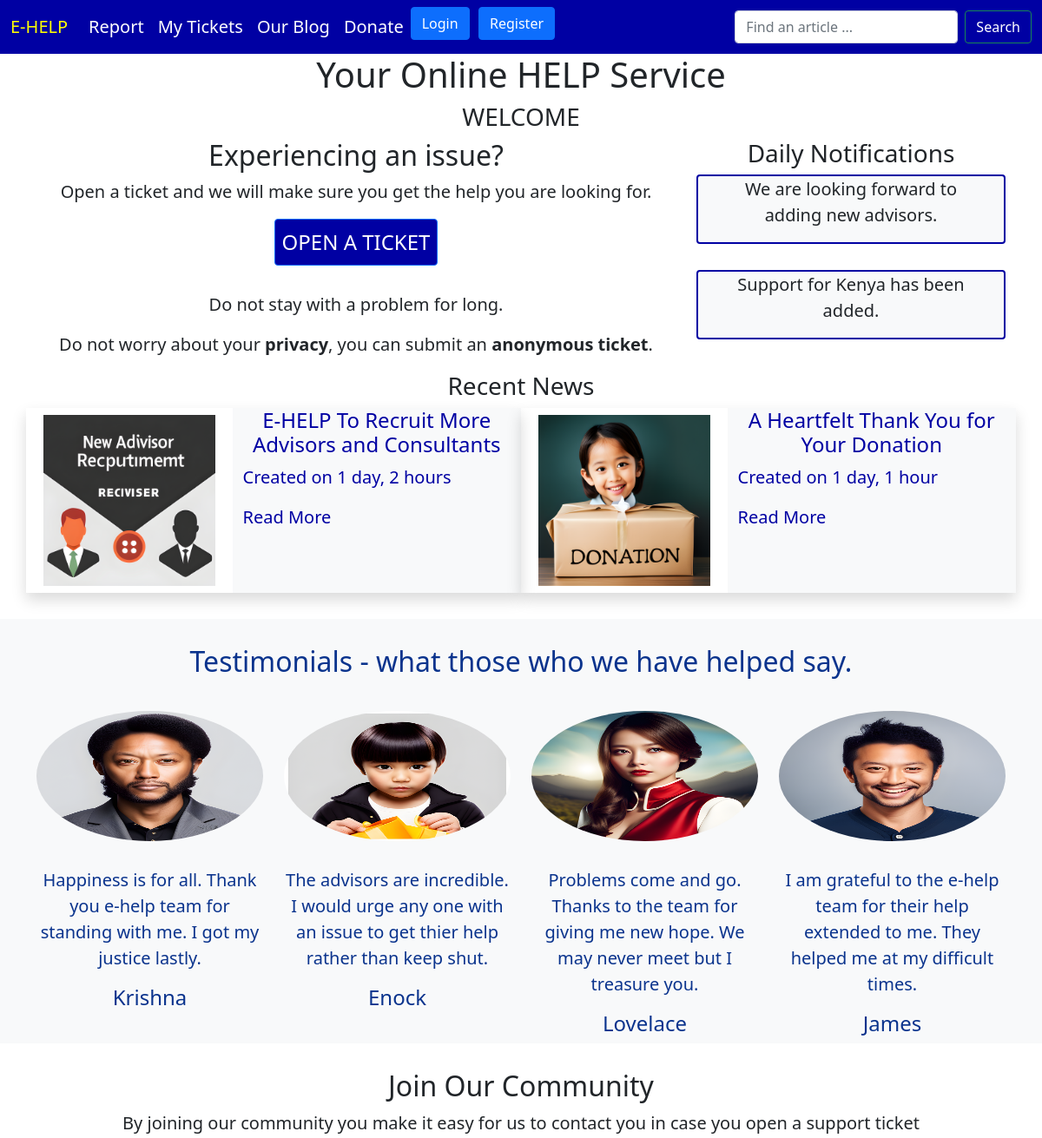
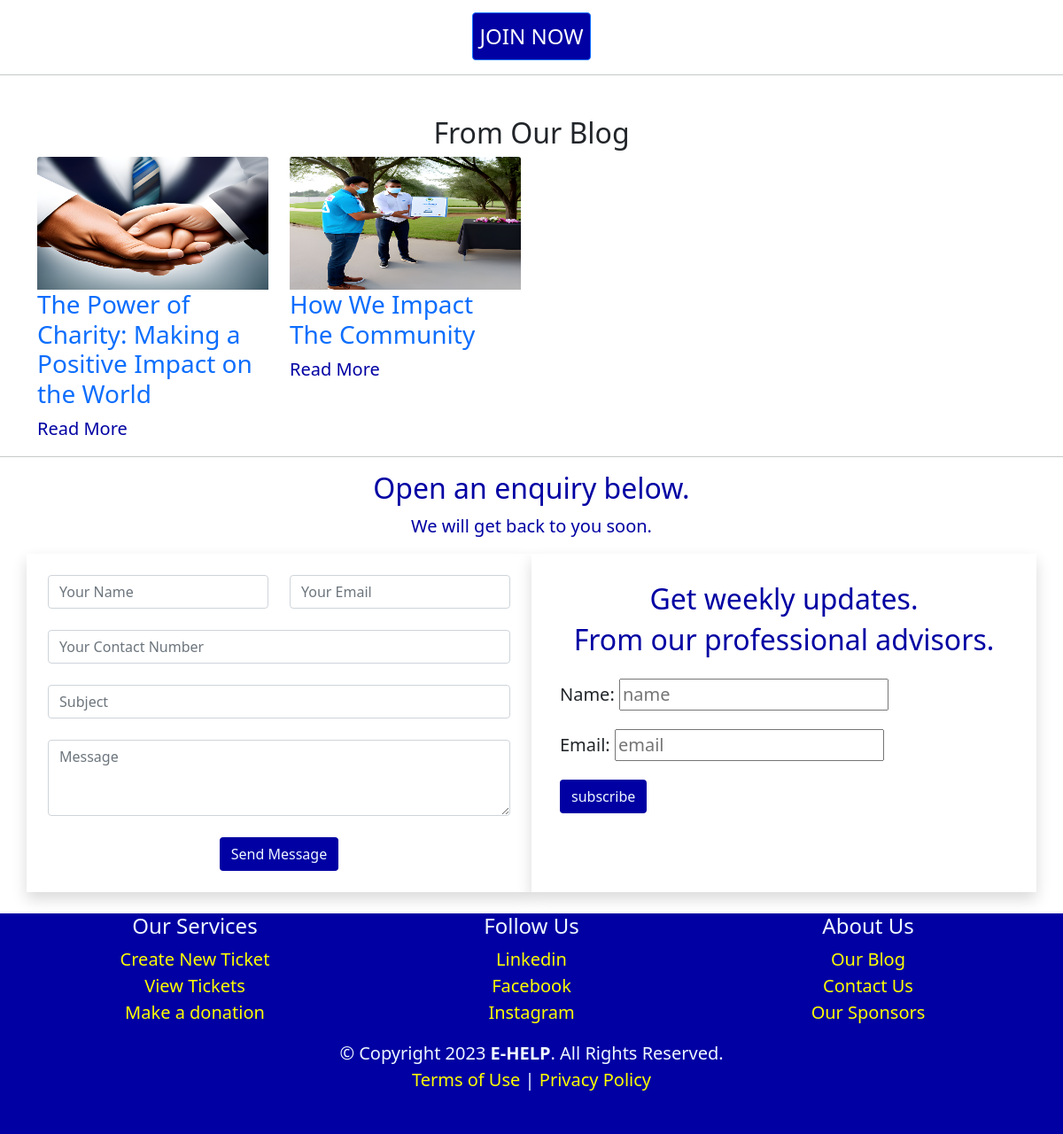
The page / on the database its author committed (2 pictures, top to bottom).
### core/models.py (models this page shows)
class Notifications(models.Model):
    created_by = models.ForeignKey(User, on_delete=models.CASCADE, null=True)
    content = models.TextField()
    date_created = models.DateField(auto_now_add=True)
    class Meta:
        ordering = ['-date_created']
        verbose_name_plural = 'notifications'

### blog/models.py (models this page shows, shortened)
class NewsArticle(models.Model):
    DRAFT = 'draft'
    PUBLISHED = 'published'
    STATUS = (
      (DRAFT, 'draft'),
      (PUBLISHED, 'published'),
    )
    title = models.CharField(max_length=230, unique=True)
    slug = models.CharField(max_length=300, unique=True)
    image_url = models.TextField(blank=True)
    image = models.ImageField(upload_to='uploads/', blank=True, null=True)
    alt = models.TextField(blank=True)
    content = models.TextField(blank=False)
    status = models.CharField(max_length=10, choices=STATUS, default=DRAFT)
    created_on = models.DateTimeField(auto_now_add=True)
    updated_on = models.DateTimeField(auto_now=True)
    keywords = models.TextField(blank=True)
    description = models.TextField(blank=True)
    views = models.IntegerField(default=0, blank=True, null=True)
    class Meta:
        ordering = ['-updated_on', '-created_on']
        verbose_name_plural = 'News Articles'

class Post(models.Model):
    DRAFT = 'draft'
    PUBLISHED = 'published'
    STATUS = (
      (DRAFT, 'draft'),
      (PUBLISHED, 'published'),
    )
    user = models.ForeignKey(User, on_delete=models.CASCADE)
    title = models.CharField(max_length=230, unique=True)
    slug = models.CharField(max_length=300, unique=True)
    image_url = models.TextField(blank=True)
    image = models.ImageField(upload_to='uploads/', blank=True, null=True)
    alt = models.CharField(max_length=30)
    content = models.TextField()
    status = models.CharField(max_length=10, choices=STATUS, default=DRAFT)
    created_on = models.DateTimeField(auto_now_add=True)
    updated_on = models.DateTimeField(auto_now=True)
    keywords = models.TextField(blank=True)
    description = models.TextField(blank=True)
    views = models.IntegerField(default=0, null=True, blank=True)
    class Meta:
        ordering = ['-updated_on', '-created_on']
        verbose_name_plural = 'posts'

### core/views.py (the view)
# urls.py: path('', views.blog_index, name='blog-index'),
def index(request):
    posts = Post.objects.filter(status=Post.PUBLISHED).order_by('?')[:4]
    newsarticles = NewsArticle.objects.filter(status=NewsArticle.PUBLISHED)[:2]
    notifications = Notifications.objects.filter(date_created=date.today())
    context = {
        'posts':posts,
        'newsarticles':newsarticles,
        'notifications':notifications,
    }
    return render(request, 'core/index.html', context)

### core/templates/core/index.html (shortened to what this page needs)
<!DOCTYPE html>
<html lang="en">
<head>
    <link href="https://cdn.jsdelivr.net/npm/bootstrap@5.0.2/dist/css/bootstrap.min.css" rel="stylesheet">
</head>
<body class="fs-5">
    {% include 'core/navbar.html' %}
    <h1 class="fs-1 text-center">Your Online HELP Service</h1>
    <h3 class="text-center">WELCOME</h3>
    <section>
    <div class="container">
        <div class="row">
            <div class="col-sm-8">
        <div class="container text-center">
             <h2>Experiencing an issue?</h2>
             <p>Open a ticket and we will make sure you get the help you are looking for.</p>
             <a href="{% url 'new-ticket' %}" class="btn rounded btn-primary fs-4 p-2" style="background:#0000A3">OPEN A TICKET</a>
             <br>
             <br>
             <p>Do not stay with a problem for long.</p>
             <p>Do not worry about your <strong>privacy</strong>, you can submit an <strong>anonymous ticket</strong>.</p>
        </div>
        </div>
        <div class="col-sm-4">
            <h3 class="text-center">Daily Notifications</h3>
              <div class="text-center">
                {% for notification in notifications %}
                <div class="container bg-light rounded" style="border: 2px solid #0000A3;">
                 <p>{{ notification.content }}</p>
                </div>
                <br>
                {% empty %}
                <p>No new notifications today.</p>
                {% endfor %}
              </div>
          </div>
        </div>
    </div>
    </section>
<section id="news">
  <div class="container">
    <h3 class="text-center">Recent News</h3>
    <div class="row">
      {% for newsarticle in newsarticles %}
      <div class="col-sm-6 shadow">
        <a href="{% url 'news-detail' newsarticle.slug %}" style="color:#0000A3" class="text-decoration-none" onMouseOver="this.style.color='#000000'"
                onMouseOut="this.style.color='#0000A3'">
        <div class="row rounded">
          <div class="col-sm-5">
            {% if newsarticle.image %}
            <img class="card-img-top rounded p-2" src="{{ newsarticle.image.url }}" alt="{{ newsarticle.alt }}"/>
            {% else %}
            <img class="card-img-top rounded p-2" src="{{ newsarticle.image_url }}" alt="{{ newsarticle.alt }}"/>
            {% endif %}
          </div>
          <div class="col-sm-7 bg-light">
            <h4 class="text-center">{{ newsarticle.title }}</h4>
            <p>Created on {{ newsarticle.created_on | timesince }}</p>
            <p class="card-text fs-5">Read More</p>
          </div>
        </div>
        </a>
      </div>
      <br>
      {% endfor %}
      </div>
    </div>
</section>
<br>
 <section>
    <div style="color:rgb(10, 51, 141)" class="bg-light">
      <br>
        <h2 class="text-center">Testimonials - what those who we have helped say.</h2>
        <br>
    <div class="container">
        <div class="row">
           <div class="col-sm-3 text-center">
            <img src="/media/uploads/krishna.png" height="150" class="card-img-top rounded-circle" alt="krishna">
            <br>
            <br>
            <p>Happiness is for all. Thank you e-help team for standing with me. I got my justice lastly.</p>
            <h4>Krishna</h4>
           </div>
           <div class="col-sm-3 text-center">
            <img src="/media/uploads/little-enock.png" height="150" class="card-img-top rounded-circle" alt="enock">
            <br>
            <br>
            <p>The advisors are incredible. I would urge any one with an issue to get thier help rather than keep shut.</p>
            <h4>Enock</h4>
           </div>
           <div class="col-sm-3 text-center">
            <img src="/media/uploads/lovelace.png" height="150" class="card-img-top rounded-circle" alt="Lovelace">
            <br>
            <br>
            <p>Problems come and go. Thanks to the team for giving me new hope. We may never meet but I treasure you.</p>
            <h4>Lovelace</h4>
           </div>
           <div class="col-sm-3 text-center">
            <img src="/media/uploads/james.png" height="150" class="card-img-top rounded-circle" alt="james">
            <br>
            <br>
            <p>I am grateful to the e-help team for their help extended to me. They helped me at my difficult times.</p>
            <h4>James</h4>
           </div>
        </div>
    </div>
    </div>
</section>
<section>
    <div class="container text-center">
      <br>
         <h2>Join Our Community</h2>
         <p>By joining our community you make it easy for us to contact you in case you open a support ticket</p>
         <a href="{% url 'register' %}" class="btn rounded btn-primary fs-4 p-2" style="background:#0000A3">JOIN NOW</a>
         <br>
    </div>
</section>
<hr>
<section id="posts">
  <div class="container">
    <br>
    <h2 class="text-center">From Our Blog</h2>
    <div class="row">
      {% for post in posts %}
      <div class="col-sm-3">
        <a class="text-decoration-none" href="{% url 'posts-detail' post.slug %}">
        {% if post.image %}
        <img height="150" class="card-img-top" alt="{{ post.alt }}" src="{{ post.image.url }}">
        {% else %}
        <img height="150" class="card-img-top" alt="{{ post.alt }}" src="{{ post.image_url }}">
        {% endif %}
        <h3>{{ post.title }}</h3>
        <p class="card-text fs-5" style="color:#0000A3">Read More</p>
        </a>
      </div>
      {% endfor %}
    </div>
  </div>
</section>
<hr>
<section class="contact">
    <div class="container" data-aos="fade-up">
      <header class="section-header text-center text-primary">
        <h2 style="color: #0000A3;">Open an enquiry below.</h2>
        <p style="color: #0000A3;">We will get back to you soon.</p>
      </header>
      <div class="row">
        <div class="col-lg-6 mt-4 mt-lg-0 shadow p-4 mb-4 bg-white" data-aos="fade-up" data-aos-delay="600">
          {% include 'core/contact-us.html' %}
        </div>
        <div class="col-lg-6 mt-4 mt-lg-0 shadow p-4 mb-4 bg-white" data-aos="fade-up" data-aos-delay="400">
          {% include 'blog/subscribe.html' %}
        </div>
      </div>
    </div>
  </section>
    {% include 'core/footer.html' %}
</body>
</html>

### core/templates/core/navbar.html (shortened to what this page needs)
<nav class="navbar navbar-expand-lg navbar-light fs-5" style="background-color:#0000A3">
  <div class="container-fluid">
    <a class="navbar-brand" href="{% url 'index' %}" style="color: yellow;">E-HELP</a>
    <div class="collapse navbar-collapse" id="navbarSupportedContent">
      <ul class="navbar-nav me-auto mb-2 mb-lg-0">
        <li class="nav-item rounded">
          <a class="nav-link" href="{% url 'new-ticket' %}" style="color:white">Report</a>
        </li>
        <li class="nav-item rounded">
          <a class="nav-link" href="{% url 'tickets-list' %}" style="color:white">My Tickets</a>
        </li>
        <li class="nav-item">
          <a class="nav-link" href="{% url 'blog-index' %}" style="color:white">Our Blog</a>
        </li>
        <li class="nav-item">
          <a class="nav-link" href="{% url 'donate' %}" style="color:white">Donate</a>
        </li>
        {% if user.is_authenticated %}
        <li class="nav-item">
          <a type="button" class="btn btn-primary" href="{% url 'logout-user' %}">Logout</a>
        </li>
        {% else %}
        <li class="nav-item">
          <a type="button" class="btn btn-primary" href="{% url 'login-user' %}">Login</a>
        </li>&nbsp;&nbsp;
        <li class="nav-item">
          <a type="button" class="btn btn-primary" href="{% url 'register' %}">Register</a>
        </li>
        {% endif %}
      </ul>
      <form class="d-flex" method="GET" action="{% url 'search' %}">
        <input class="form-control me-2" type="search" name="q" placeholder="Find an article ..." aria-label="Search">
        <button class="btn btn-outline-success" style="color:white" type="submit">Search</button>
      </form>
    </div>
  </div>
</nav>

### core/templates/core/contact-us.html (shortened to what this page needs)
<div class="box" id="contact">
    <form action="{% url 'contact-us' %}" method="post" class="php-email-form">
      <div class="row gy-4">
        <div class="col-md-6">
          <input type="text" name="name" class="form-control" placeholder="Your Name" required>
        </div>
        <div class="col-md-6">
          <input type="email" class="form-control" name="email" placeholder="Your Email">
        </div>
        <div class="col-md-12">
          <input type="text" class="form-control" name="contact_number" placeholder="Your Contact Number" required>
        </div>
        <div class="col-md-12">
          <input type="text" class="form-control" name="subject" placeholder="Subject" required>
        </div>
        <div class="col-md-12">
          <textarea class="form-control" name="message" rows="3" placeholder="Message" required></textarea>
        </div>
        <div class="col-md-12 text-center">
          <input class="btn" style="background-color: #0000A3; color: aliceblue;" type="submit" name="contactform" value="Send Message"/>
        </div>
      </div>
    </form>
  </div>

### blog/templates/blog/subscribe.html (shortened to what this page needs)
<div class="box">
    <div>
     <form method="POST" action="{% url 'subscribe' %}">
      <div>
        <div class="p-2 text-center">
          <h2 style="color: #0000A3;">Get weekly updates.</h2>
          <h2 style="color: #0000A3;">From our professional advisors.</h2>
        </div>
        <div class="p-2">
          <label for="name" class="form-label">Name:</label>
          <input type="text" placeholder="name" name="name" id="name" required>
        </div>
        <div class="p-2">
          <label for="email" class="form-label">Email:</label>
          <input type="email" placeholder="email" name="email" id="email" required>
        </div>
        <div class="p-2">
          <input class="btn" style="background-color: #0000A3; color: aliceblue;" type="submit" value="subscribe"/>
        </div>
       </div>
      </form>
    </div>
</div>

### core/templates/core/footer.html
<div style="background-color:#0000A3; color: aliceblue;">
    <div class="container">
        <div class="row fs-5">
            <div class="col-sm-4 text-center">
                <h4>Our Services</h4>
                <ul class="list-unstyled">
                    <li><a style="color:yellow" class="text-decoration-none" onMouseOver="this.style.color='white'"
                        onMouseOut="this.style.color='yellow'" href="{% url 'new-ticket' %}">Create New Ticket</a></li>
                    <li><a style="color:yellow" class="text-decoration-none" onMouseOver="this.style.color='white'"
                        onMouseOut="this.style.color='yellow'" href="{% url 'tickets-list' %}">View Tickets</a></li>
                    <li><a style="color:yellow" class="text-decoration-none" onMouseOver="this.style.color='white'"
                        onMouseOut="this.style.color='yellow'" href="{% url 'donate' %}">Make a donation</a></li>
                </ul>
            </div>
            <div class="col-sm-4 text-center">
                <h4 class="text-center">Follow Us</h4>
                <ul class="list-unstyled">
                    <li><a style="color:yellow" class="text-decoration-none" onMouseOver="this.style.color='white'"
                        onMouseOut="this.style.color='yellow'" href="#">Linkedin</a></li>
                    <li><a style="color:yellow" class="text-decoration-none" onMouseOver="this.style.color='white'"
                        onMouseOut="this.style.color='yellow'" href="#">Facebook</a></li>
                    <li><a style="color:yellow" class="text-decoration-none" onMouseOver="this.style.color='white'"
                        onMouseOut="this.style.color='yellow'" href="#">Instagram</a></li>
                </ul>
            </div>
            <div class="col-sm-4 text-center">
                <h4 class="text-center">About Us</h4>
                <ul class="list-unstyled">
                    <li><a style="color:yellow" class="text-decoration-none" onMouseOver="this.style.color='white'"
                        onMouseOut="this.style.color='yellow'" href="{% url 'blog-index' %}">Our Blog</a></li>
                    <li><a style="color:yellow" class="text-decoration-none" onMouseOver="this.style.color='white'"
                        onMouseOut="this.style.color='yellow'" href="/#contact">Contact Us</a></li>
                    <li><a style="color:yellow" class="text-decoration-none" onMouseOver="this.style.color='white'"
                        onMouseOut="this.style.color='yellow'" href="#">Our Sponsors</a></li>
                </ul>
            </div>
        </div>
        <div class="copyright text-center fs-5">
           &copy; Copyright 2023 <strong><span>E-HELP</span></strong>. All Rights Reserved.
           <p><a style="color:yellow" class="text-decoration-none" onMouseOver="this.style.color='white'"
            onMouseOut="this.style.color='yellow'" href="#">Terms of Use</a> | <a style="color:yellow" class="text-decoration-none" onMouseOver="this.style.color='white'"
            onMouseOut="this.style.color='yellow'" href="#">Privacy Policy</a></p>
        </div>
        <br>
    </div>
    </div>

### rows shown on the page
Notifications: content "We are looking forward to adding new advisors."
Notifications: content "Support for Kenya has been added."
NewsArticle: image (picture), title "E-HELP To Recruit More Advisors and Consultants", created_on "1 day, 2 hours"
NewsArticle: image (picture), title "A Heartfelt Thank You for Your Donation", created_on "1 day, 1 hour"
Post: image (picture), title "The Power of Charity: Making a Positive Impact on the World"
Post: image (picture), title "How We Impact The Community"
